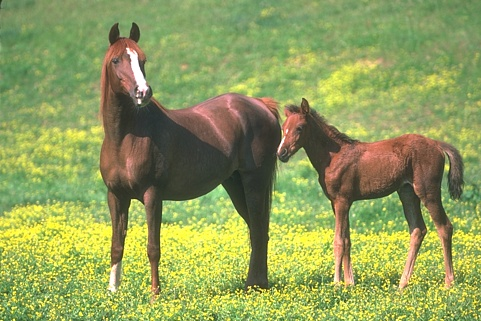
#> input picture 113016.jpg, 481 x 321 px, given in place of the camera
$ python SkinDetection.py   (Python 2 division)   (older library calls are emulated)
#> lines starting #> are read from the running program, lines starting #| are printed output that depends on the picture; after the words box and inside, x2 and y2 are one past the last pixel; in counts of white or black regions, pixels touching at a corner belong together
### Image_Lib/image_utils.py
__author__ = 'Charlie'
import cv2
import numpy as np


def image_resize(image, width=-1, height=-1):
    shape = image.shape
    if width == -1:
        if height == -1:
            return image
        else:
            return cv2.resize(image, (int(height * shape[1] / shape[0]), height))
    elif height == -1:
        return cv2.resize(image, (width, int(width * shape[0] / shape[1])))
    else:
        cv2.resize(image, (width, height))


# Image has to eb gray scaled and gaussian blurred before calling this function
# [5 lines left out: function auto_canny, not called in this run]


def adaptive_threshold(image, option=cv2.THRESH_BINARY):
    return cv2.adaptiveThreshold(image, 255, cv2.ADAPTIVE_THRESH_GAUSSIAN_C, option, 11, 2)


def sharpen_image(image):
    kernel = np.array([[0, -1, 0], [-1, 5, -1], [0, -1, 0]], dtype=np.float)
    return cv2.filter2D(image, -1, kernel)


# [62 lines left out: functions order_points, image_rotate_by_90_clockwise, image_rotate_by_90_anticlockwise, get_contours, sort_contours, not called in this run]


def get_midpoint(ptA, ptB):
    return (ptA[0] + ptB[0]) * 0.5, (ptA[1] + ptB[1]) * 0.5


# [7 lines left out: function detect_face, not called in this run]


def add_text(image, text):
    cv2.putText(image, text, (15, 15), cv2.FONT_HERSHEY_SIMPLEX, 0.6, (0, 0, 255), 2)

### PyImageSearchProblems/SkinDetection.py
__author__ = 'Charlie'
import os, sys, inspect
import cv2
import numpy as np
import argparse

# Info:
# cmd_folder = os.path.dirname(os.path.abspath(__file__))
# __file__ fails if script is called in different ways on Windows
# __file__ fails if someone does os.chdir() before
# sys.argv[0] also fails because it doesn't not always contains the path
cmd_subfolder = os.path.realpath(
    os.path.abspath(os.path.join(os.path.split(inspect.getfile(inspect.currentframe()))[0], "..", "Image_Lib")))
if cmd_subfolder not in sys.path:
    sys.path.insert(0, cmd_subfolder)

import image_utils as utils

ap = argparse.ArgumentParser()
ap.add_argument("-v", "--video", help="Path to Video file")
args = vars(ap.parse_args())

# define the upper and lower boundaries of the HSV pixel
# intensities to be considered 'white male skin'
lower = np.array([0, 48, 80], dtype="uint8")
upper = np.array([20, 255, 255], dtype="uint8")

# if a video path was not supplied, grab the reference
# to the gray
if not args.get("video", False):
    print "Webcam input"
    camera = cv2.VideoCapture(0)

# otherwise, load the video
else:
    print "Video file read"
    camera = cv2.VideoCapture(args["video"])

while True:
    # grab the current frame
    (grabbed, frame) = camera.read()
#> frame is the input picture: shape (321, 481, 3); mean B, G, R 90.8, 157.9, 144.6

    # if we are viewing a video and we did not grab a
    # frame, then we have reached the end of the video
    if args.get("video") and not grabbed:
        break

    # resize the frame, convert it to the HSV color space,
    # and determine the HSV pixel intensities that fall into
    # the speicifed upper and lower boundaries
    frame = utils.image_resize(frame, width=400)
#> in image_resize, `return cv2.resize(image, (width, int(width * shape[0] / shape[1])))`:
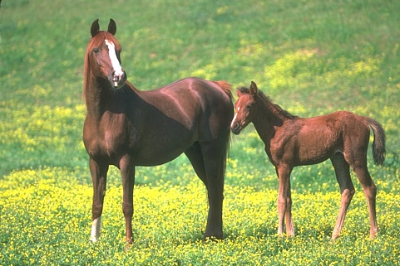
#> returned value: shape (266, 400, 3); mean of channels 0, 1, 2 90.6, 157.7, 144.4; drawn as B, G, R
    converted = cv2.cvtColor(frame, cv2.COLOR_BGR2HSV)
#> converted: shape (266, 400, 3); mean H, S, V 36.9, 106.8, 162.8
    skinMask = cv2.inRange(converted, lower, upper)
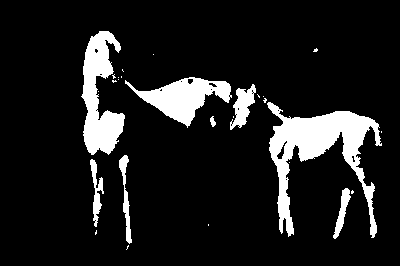
#> skinMask: shape (266, 400); 11.5% white; 27 white regions (19 under 20 px), largest, box (x1, y1, x2, y2) and area: (267, 102, 382, 238) 5122, (81, 31, 125, 155) 2986, (125, 77, 232, 128) 2314

    # apply a series of erosions and dilations to the mask
    # using an elliptical kernel
    kernel = cv2.getStructuringElement(cv2.MORPH_ELLIPSE, (11, 11))
    skinMask = cv2.erode(skinMask, kernel, iterations=2)
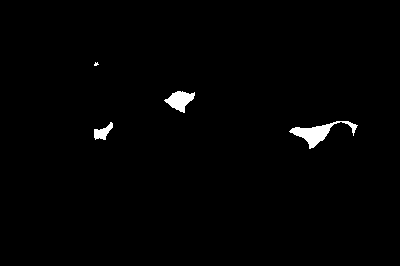
#> skinMask: shape (266, 400); 1.1% white; 4 white regions (1 under 20 px), largest, box (x1, y1, x2, y2) and area: (289, 121, 358, 149) 617, (164, 91, 195, 113) 377, (94, 122, 113, 140) 175
    skinMask = cv2.dilate(skinMask, kernel, iterations=2)
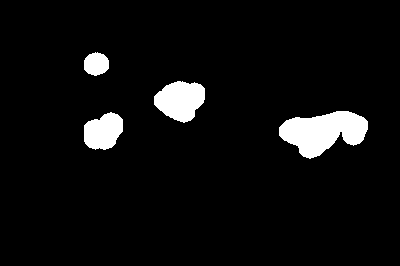
#> skinMask: shape (266, 400); 5.4% white; 4 white regions, box (x1, y1, x2, y2) and area: (279, 111, 368, 159) 2683, (154, 81, 205, 123) 1519, (84, 112, 123, 150) 1109, (84, 52, 109, 76) 465

    # blur the mask to help remove noise, then apply the
    # mask to the frame
    skinMask = cv2.GaussianBlur(skinMask, (3, 3), 0)
    skin = cv2.bitwise_and(frame, frame, mask=skinMask)
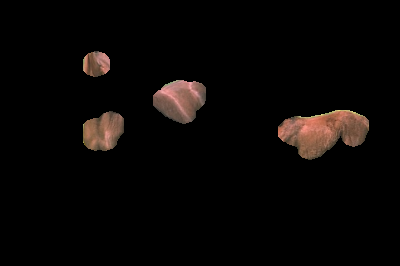
#> skin: shape (266, 400, 3); mean B, G, R 5.2, 6.3, 8.9

    # show the skin in the image along with the mask
    cv2.imshow("images", np.hstack([frame, skin]))
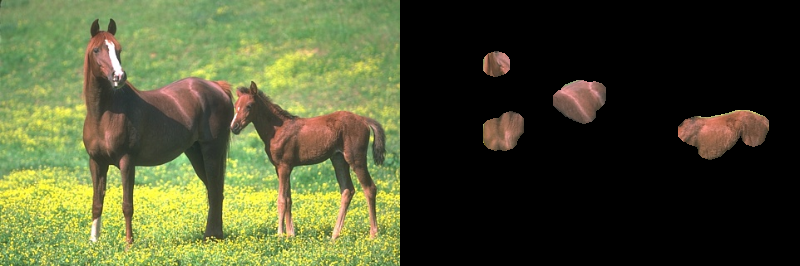
#> window 'images': shape (266, 800, 3); mean B, G, R 47.9, 82, 76.7

    # if the 'q' key is pressed, stop the loop
    if cv2.waitKey(1) & 0xFF == ord("q"):
#> (key q is pressed here)
        break

# cleanup the camera and close any open windows
camera.release()
cv2.destroyAllWindows()

$ run again, on forest.jpg
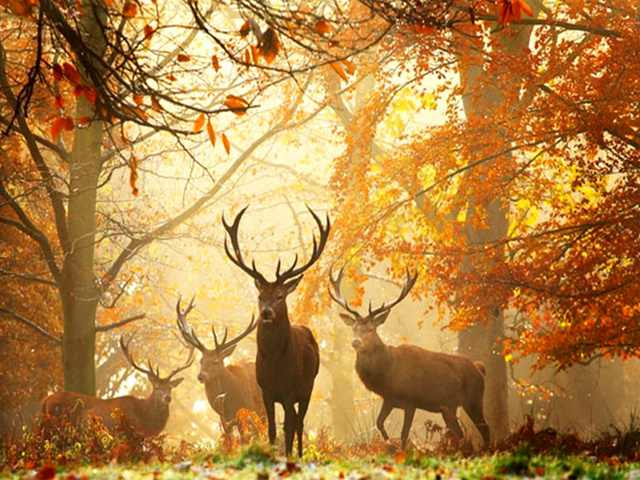
#> input picture forest.jpg, 640 x 480 px, given in place of the camera
#> frame is the input picture: shape (480, 640, 3); mean B, G, R 69.8, 133.3, 180.3
#> converted: shape (300, 400, 3); mean H, S, V 17.7, 167.6, 180.2
#> `skinMask = cv2.inRange(converted, lower, upper)`:
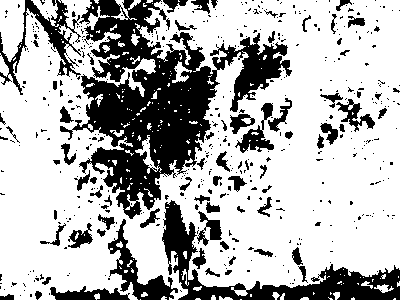
#> skinMask: shape (300, 400); 70.5% white; 495 black regions (419 under 20 px), largest, box (x1, y1, x2, y2) and area: (60, 0, 292, 219) 18350, (162, 200, 400, 300) 5382, (0, 0, 81, 95) 1704
#> `cv2.imshow("images", np.hstack([frame, skin]))`:
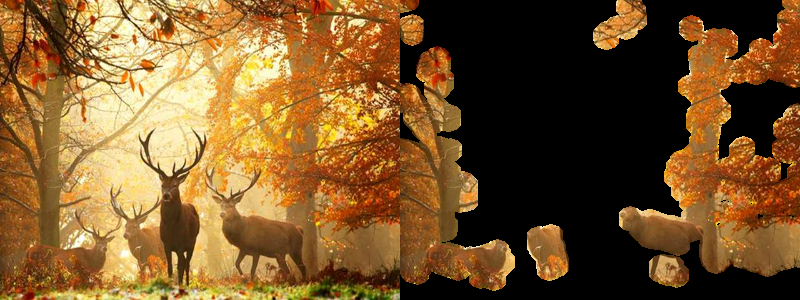
#> window 'images': shape (300, 800, 3); mean B, G, R 42.3, 85.4, 120.9

$ run again, on recipt.jpg
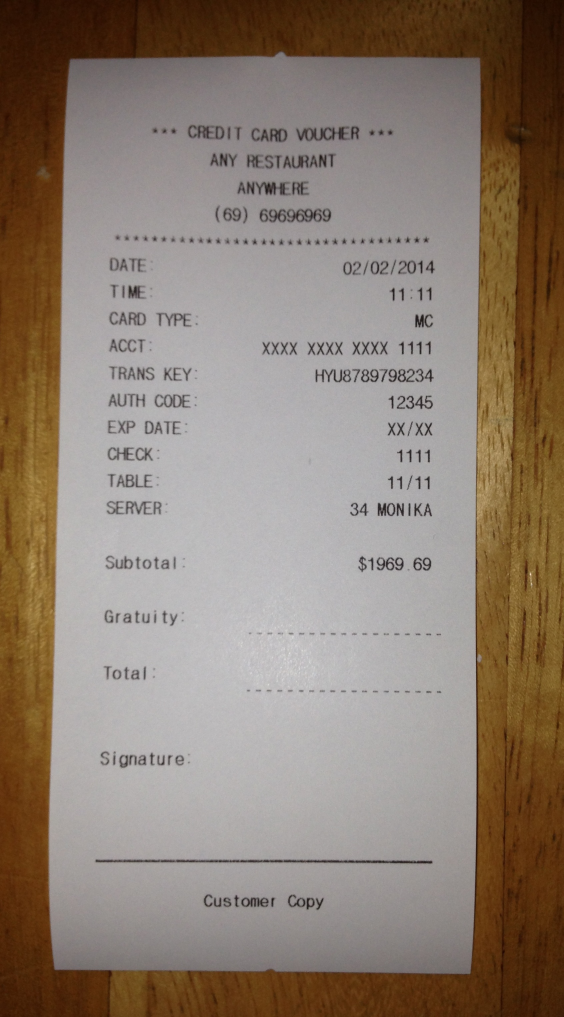
#> input picture recipt.jpg, 1691 x 3051 px, given in place of the camera (shown at 1/3 size)
#> frame is the input picture: shape (3051, 1691, 3); mean B, G, R 113.8, 126.7, 141.2
#> converted: shape (721, 400, 3); mean H, S, V 54.3, 72.2, 141.2
#> `skinMask = cv2.inRange(converted, lower, upper)`:
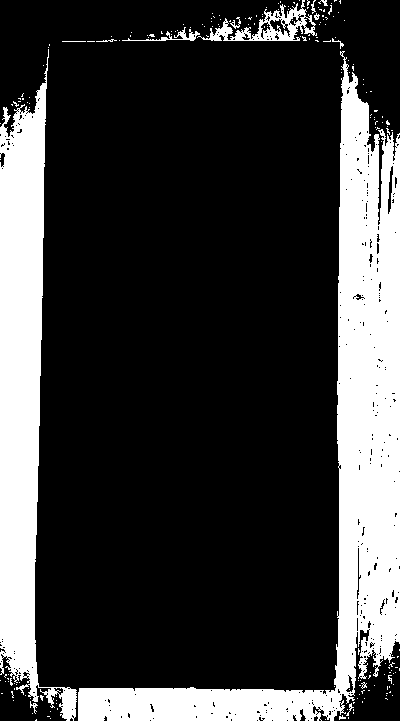
#> skinMask: shape (721, 400); 23.2% white; 197 white regions (182 under 20 px), largest, box (x1, y1, x2, y2) and area: (78, 51, 400, 721) 41084, (0, 49, 77, 721) 23346, (197, 0, 317, 41) 1529
#> `cv2.imshow("images", np.hstack([frame, skin]))`:
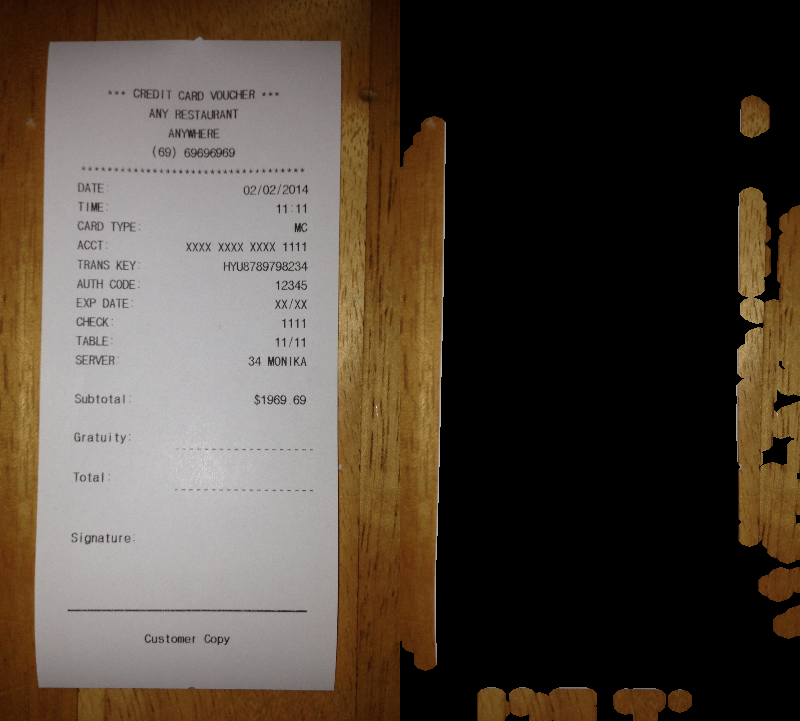
#> window 'images': shape (721, 800, 3); mean B, G, R 59.8, 70.3, 80.7
